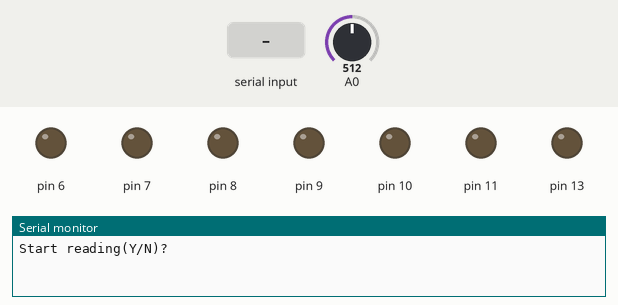
Recording of a sketch running on a simulated Arduino Uno, built with avr-gcc and run on an emulated ATmega328P. On the bench: output pins drawn as LEDs (lit = HIGH), the last lines printed to the serial monitor. The inputs (shaded band) are chosen by the test bench; at power-on: A0 = 512.

Above: at 1.8 s.
1.9 s: "Y" received over Serial
At 2.4 s:
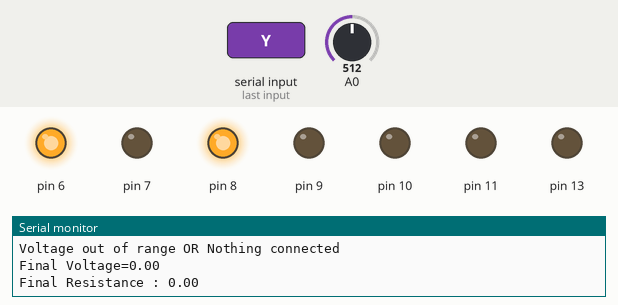
At 4.3 s:
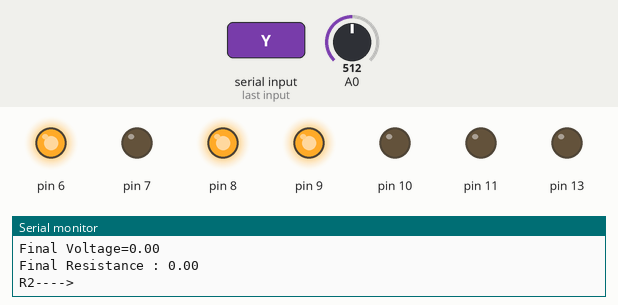
7.4 s: "N" received over Serial
At 8.4 s:
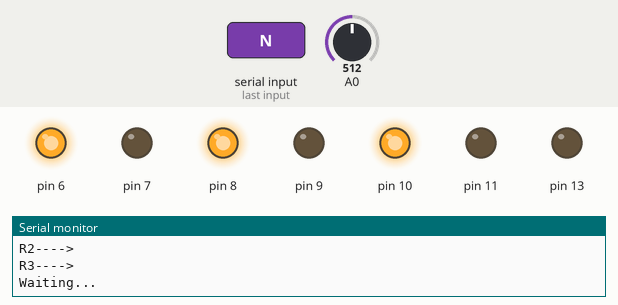
Timing chart, 0 to 10.4 s (numbered marks = the images above; inputs shaded):
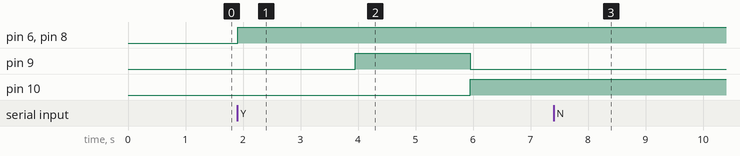

Measured:
- after the input at 1.9 s, pin 6, pin 8: LOW → HIGH at once; pin 9: LOW → HIGH after 2.0 s, → LOW 2.0 s later; pin 10: LOW → HIGH after 4.0 s

The sketch:

end_code_auto_sweep.ino
```cpp
const int sec=2000;
long int wait=500000;
const int Rin=300;
float data=0,vol=0;
float Vin= 3.3;
float Vout= 0;
float Rsen= 0,R2=0;
float Rref1=330000;     //330 Kohms
float Rref2=1000000;    //1 Mohms
float Rref3=2000000;  //2.18 Mohms
float Rref4=10000000; //10.10 Mohms
float buffer=0;
long int sumR=0;
float avgR=0,temp=0;
double sum=0;
float temp_vol=0,final_r=0,final_vol=0;
bool flag=true;
float vol_array[] ={};
float Rsen_array[] ={};
char r;

void setup()
{
  pinMode(7,OUTPUT);
  pinMode(8,OUTPUT);
  pinMode(9,OUTPUT);
  pinMode(10,OUTPUT);
  pinMode(13,OUTPUT);
  pinMode(6,OUTPUT);
  pinMode(11,OUTPUT);
  analogReference(EXTERNAL);
  Serial.begin(9600);
  Serial.println("Start reading(Y/N)?");
  delay("sec");


}


void loop()
{
  if(Serial.available())
  {
    r=Serial.read();
    switch(r)
    {
      case 'Y':
      {
        Serial.println("Reading...");
        for(int a=0;a<3;a++)
        {
          if(a==0)
          {
            int i=0,j=0,count=0;
            digitalWrite(11,LOW);
            digitalWrite(10,LOW);
            digitalWrite(9,LOW);      //LSB for MC
            Serial.println("R1----> ");

            //0th channel resistance w.r.t first reference = 330K
            digitalWrite(7,HIGH);        //LSB
            digitalWrite(8,HIGH);
            for(int i=0;i<5;i++)
             {
              data= analogRead(A0);
              vol=(data*Vin)/1024.0;
              //unknown resistance calculated
              buffer=(Vin-vol)/Rref1;     //current
              R2=vol/buffer;
              Rsen=R2-Rin;
              sumR+=Rsen;
              }
            avgR=sumR/5.0;
            if((vol>0.1)&&(vol<1))
            {
              vol_array[i] = vol;
              Rsen_array[i] = avgR;
              Serial.print("Voltage=");
              Serial.print(vol_array[i]);
              Serial.print(" Resistance : ");
              Serial.println(Rsen_array[i]);
              count++;
              i++;//
              j=i;
           }
           vol=0;
           avgR=0;
           sumR=0;

           //0th channel resistance w.r.t second reference = 1M
          digitalWrite(7,LOW);        //LSB
          digitalWrite(8,LOW);
          for(int i=0;i<5;i++)
          {
            data= analogRead(A0);
            vol=(data*Vin)/1024.0;

            //unknown resistance calculated
            buffer=(Vin-vol)/Rref2;     //current
            R2=vol/buffer;

            Rsen=R2-Rin;
            sumR+=Rsen;
          }
           avgR=sumR/5.0;
            if((vol>0.1)&&(vol<1))
            {
              vol_array[i] = vol;
              Rsen_array[i] = avgR;
              Serial.print("Voltage=");
              Serial.print(vol_array[i]);
              Serial.print(" Resistance : ");
              Serial.println(Rsen_array[i]);
              count++;
              i++;//
              j=i;
           }
           vol=0;
           avgR=0;
           sumR=0;

           //0th channel resistance w.r.t third reference =2M
          digitalWrite(7,HIGH);
          digitalWrite(8,LOW);
          for(int i=0;i<5;i++)
          {
            data= analogRead(A0);
            vol=(data*Vin)/1024.0;
            //unknown resistance calculated
            buffer=(Vin-vol)/Rref3;     //current
            R2=vol/buffer;

            Rsen=R2-Rin;
            sumR+=Rsen;
          }
          avgR=sumR/5.0;
            if((vol>0.1)&&(vol<1))
            {
              vol_array[i] = vol;
              Rsen_array[i] = avgR;
              Serial.print("Voltage=");
              Serial.print(vol_array[i]);
              Serial.print(" Resistance : ");
              Serial.println(Rsen_array[i]);
              count++;
              i++;//
              j=i;
           }
           vol=0;
           avgR=0;
           sumR=0;


          //0th channel resistance w.r.t fourth reference = 10M
          digitalWrite(7,LOW);
          digitalWrite(8,HIGH);
          digitalWrite(6,HIGH);    //for arduino -->digitalWrite(13,HIGH);

          for(int i=0;i<5;i++)
          {
           data= analogRead(A0);
           vol=(data*Vin)/1024.0;
           //unknown resistance calculated
          buffer=(Vin-vol)/Rref4;     //current
          R2=vol/buffer;

          temp=4.9-R2;
          Rsen=((R2*4.9)/temp);
          sum+=Rsen;
          }
           avgR=sumR/5.0;
            if((vol>0.1)&&(vol<1))
            {
              vol_array[i] = vol;
              Rsen_array[i] = avgR;
              Serial.print("Voltage=");
              Serial.print(vol_array[i]);
              Serial.print(" Resistance : ");
              Serial.println(Rsen_array[i]);
              count++;
              i++;//
              j=i;
           }
           vol=0;
           avgR=0;
           sumR=0;

           switch(count)
           {
            case 0:
            {
              Serial.println("Voltage out of range OR Nothing connected");
            }
            break;
            case 1:
            {
              final_r = Rsen_array[j];
              final_vol = vol_array[j];
            }
            break;
            default:
            {
              temp_vol= abs(vol_array[0]-0.5);
               final_r = Rsen_array[0];
               final_vol = vol_array[0];
               for(int j=1;j<count;j++)
               {
                if (abs(vol_array[j]-0.5)< temp_vol )
                {
                  temp_vol = abs(vol_array[j]-0.5);
                  final_vol = vol_array[j];
                  final_r = Rsen_array[j];
                }
               }
            }
            break;
           }

            Serial.print("Final Voltage=");
            Serial.println(final_vol);
            Serial.print("Final Resistance : ");
            Serial.println(final_r);
          }


              else if(a==1)
              {
                digitalWrite(11,LOW);
                digitalWrite(9,HIGH);       //LSB for MC
                digitalWrite(10,LOW);

                Serial.println("R2----> ");

              }

              else if(a==2)
              {
                digitalWrite(11,LOW);
                digitalWrite(10,HIGH);
                digitalWrite(9,LOW);    //LSB for MC

                Serial.println("R3----> ");
              }

          else
          {
            Serial.println("No sensor connected");
          }
          delay(sec);
        }

      }
      break;
      case 'N':
      {
        Serial.println("Waiting...");
      }
    }
  }
  else
  {
    if(millis()>wait)
    {
      Serial.println("No command received!!");
      exit(0);
    }

  }
}
```
